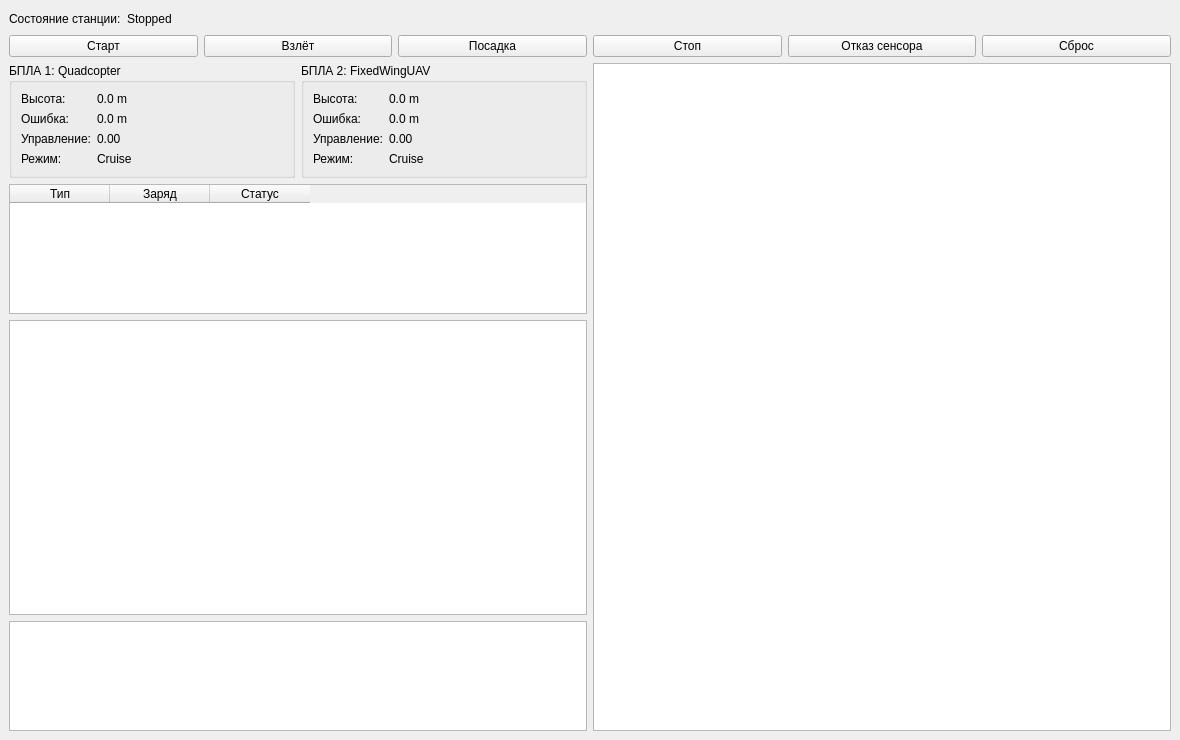
<?xml version="1.0" encoding="UTF-8"?>
<ui version="4.0">
 <class>MainWindow</class>
 <widget class="QMainWindow" name="MainWindow">
  <property name="geometry">
   <rect>
    <x>0</x>
    <y>0</y>
    <width>1180</width>
    <height>740</height>
   </rect>
  </property>
  <property name="windowTitle">
   <string>Наземная станция управления БПЛА — Вариант 3</string>
  </property>
  <widget class="QWidget" name="centralwidget">
   <layout class="QVBoxLayout" name="mainVerticalLayout">
    <item>
     <layout class="QHBoxLayout" name="topStatusLayout">
      <item>
       <widget class="QLabel" name="labelStatusTitle">
        <property name="text">
         <string>Состояние станции:</string>
        </property>
       </widget>
      </item>
      <item>
       <widget class="QLabel" name="labelStatus">
        <property name="text">
         <string>Stopped</string>
        </property>
       </widget>
      </item>
      <item>
       <spacer name="horizontalSpacer">
        <property name="orientation">
         <enum>Qt::Horizontal</enum>
        </property>
        <property name="sizeHint" stdset="0">
         <size>
          <width>40</width>
          <height>20</height>
         </size>
        </property>
       </spacer>
      </item>
     </layout>
    </item>
    <item>
     <layout class="QHBoxLayout" name="controlsLayout">
      <item>
       <widget class="QPushButton" name="btnStart">
        <property name="text">
         <string>Старт</string>
        </property>
       </widget>
      </item>
      <item>
       <widget class="QPushButton" name="btnTakeoff">
        <property name="text">
         <string>Взлёт</string>
        </property>
       </widget>
      </item>
      <item>
       <widget class="QPushButton" name="btnLand">
        <property name="text">
         <string>Посадка</string>
        </property>
       </widget>
      </item>
      <item>
       <widget class="QPushButton" name="btnStop">
        <property name="text">
         <string>Стоп</string>
        </property>
       </widget>
      </item>
      <item>
       <widget class="QPushButton" name="btnFaultSensor">
        <property name="text">
         <string>Отказ сенсора</string>
        </property>
       </widget>
      </item>
      <item>
       <widget class="QPushButton" name="btnReset">
        <property name="text">
         <string>Сброс</string>
        </property>
       </widget>
      </item>
     </layout>
    </item>
    <item>
     <layout class="QHBoxLayout" name="contentHorizontalLayout">
      <item>
       <layout class="QVBoxLayout" name="leftColumnLayout">
        <item>
         <layout class="QHBoxLayout" name="telemetryGroupsLayout">
          <item>
           <widget class="QGroupBox" name="groupVehicle1">
            <property name="title">
             <string>БПЛА 1: Quadcopter</string>
            </property>
            <layout class="QFormLayout" name="formLayout1">
             <item row="0" column="0">
              <widget class="QLabel" name="lblAltCaption1">
               <property name="text">
                <string>Высота:</string>
               </property>
              </widget>
             </item>
             <item row="0" column="1">
              <widget class="QLabel" name="labelAltitude1">
               <property name="text">
                <string>0.0 m</string>
               </property>
              </widget>
             </item>
             <item row="1" column="0">
              <widget class="QLabel" name="lblErrCaption1">
               <property name="text">
                <string>Ошибка:</string>
               </property>
              </widget>
             </item>
             <item row="1" column="1">
              <widget class="QLabel" name="labelError1">
               <property name="text">
                <string>0.0 m</string>
               </property>
              </widget>
             </item>
             <item row="2" column="0">
              <widget class="QLabel" name="lblOutCaption1">
               <property name="text">
                <string>Управление:</string>
               </property>
              </widget>
             </item>
             <item row="2" column="1">
              <widget class="QLabel" name="labelOutput1">
               <property name="text">
                <string>0.00</string>
               </property>
              </widget>
             </item>
             <item row="3" column="0">
              <widget class="QLabel" name="lblModeCaption1">
               <property name="text">
                <string>Режим:</string>
               </property>
              </widget>
             </item>
             <item row="3" column="1">
              <widget class="QLabel" name="labelMode1">
               <property name="text">
                <string>Cruise</string>
               </property>
              </widget>
             </item>
            </layout>
           </widget>
          </item>
          <item>
           <widget class="QGroupBox" name="groupVehicle2">
            <property name="title">
             <string>БПЛА 2: FixedWingUAV</string>
            </property>
            <layout class="QFormLayout" name="formLayout2">
             <item row="0" column="0">
              <widget class="QLabel" name="lblAltCaption2">
               <property name="text">
                <string>Высота:</string>
               </property>
              </widget>
             </item>
             <item row="0" column="1">
              <widget class="QLabel" name="labelAltitude2">
               <property name="text">
                <string>0.0 m</string>
               </property>
              </widget>
             </item>
             <item row="1" column="0">
              <widget class="QLabel" name="lblErrCaption2">
               <property name="text">
                <string>Ошибка:</string>
               </property>
              </widget>
             </item>
             <item row="1" column="1">
              <widget class="QLabel" name="labelError2">
               <property name="text">
                <string>0.0 m</string>
               </property>
              </widget>
             </item>
             <item row="2" column="0">
              <widget class="QLabel" name="lblOutCaption2">
               <property name="text">
                <string>Управление:</string>
               </property>
              </widget>
             </item>
             <item row="2" column="1">
              <widget class="QLabel" name="labelOutput2">
               <property name="text">
                <string>0.00</string>
               </property>
              </widget>
             </item>
             <item row="3" column="0">
              <widget class="QLabel" name="lblModeCaption2">
               <property name="text">
                <string>Режим:</string>
               </property>
              </widget>
             </item>
             <item row="3" column="1">
              <widget class="QLabel" name="labelMode2">
               <property name="text">
                <string>Cruise</string>
               </property>
              </widget>
             </item>
            </layout>
           </widget>
          </item>
         </layout>
        </item>
        <item>
         <widget class="QTableWidget" name="tableFleet">
          <property name="maximumSize">
           <size>
            <width>16777215</width>
            <height>130</height>
           </size>
          </property>
          <column>
           <property name="text">
            <string>Тип</string>
           </property>
          </column>
          <column>
           <property name="text">
            <string>Заряд</string>
           </property>
          </column>
          <column>
           <property name="text">
            <string>Статус</string>
           </property>
          </column>
         </widget>
        </item>
        <item>
         <widget class="QChartView" name="chartView"/>
        </item>
        <item>
         <widget class="QListWidget" name="listEventLog">
          <property name="maximumSize">
           <size>
            <width>16777215</width>
            <height>110</height>
           </size>
          </property>
         </widget>
        </item>
       </layout>
      </item>
      <item>
       <widget class="QGraphicsView" name="graphicsView">
        <property name="minimumSize">
         <size>
          <width>440</width>
          <height>440</height>
         </size>
        </property>
       </widget>
      </item>
     </layout>
    </item>
   </layout>
  </widget>
 </widget>
 <customwidgets>
  <customwidget>
   <class>QChartView</class>
   <extends>QGraphicsView</extends>
   <header>QtCharts/QChartView</header>
  </customwidget>
 </customwidgets>
 <resources/>
 <connections/>
</ui>
